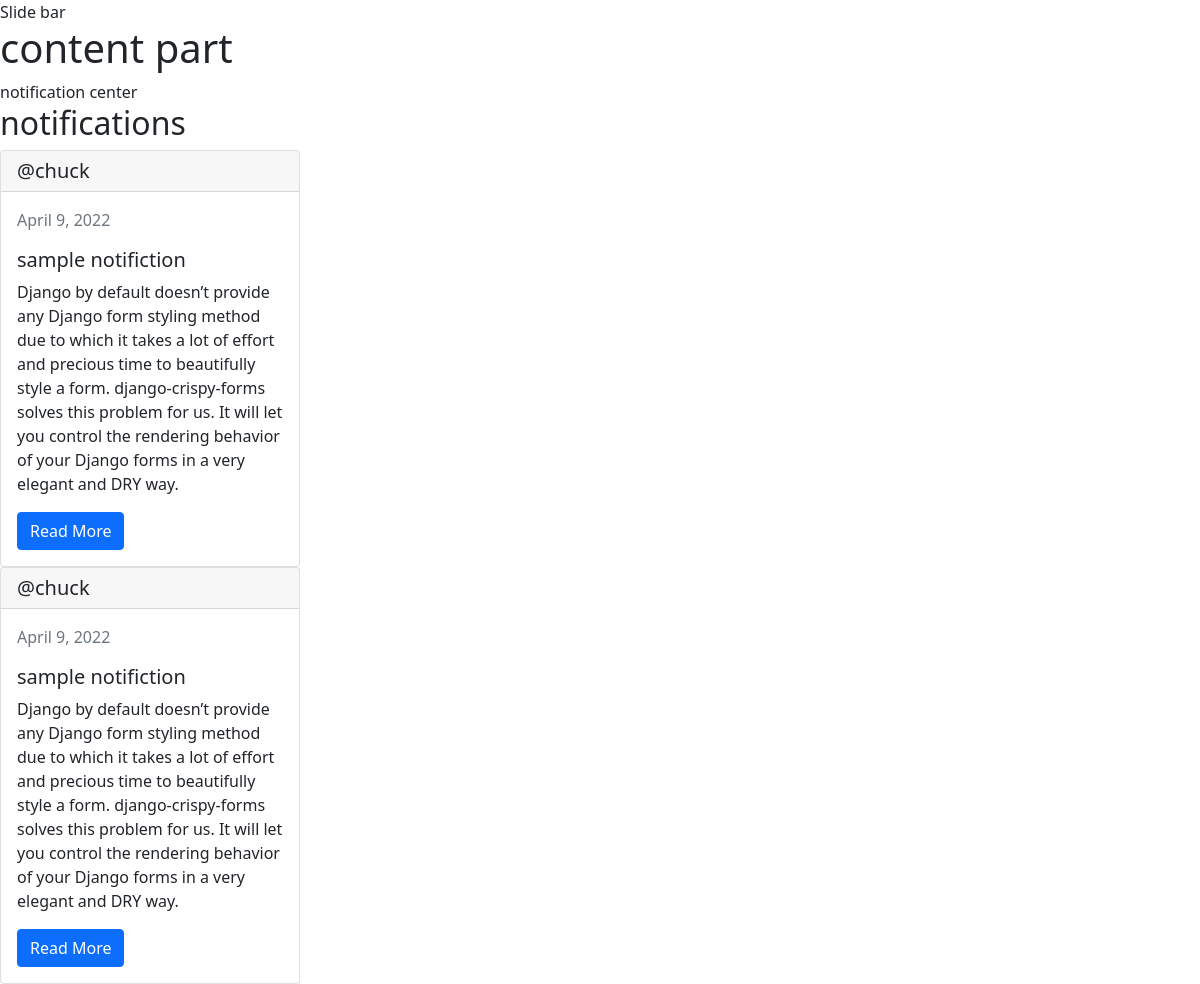
Screenshot of /user/send-notification/ with the database file from the repository.
### users/models.py (models this page shows)
class notifications(models.Model):
    user = models.ForeignKey(User,on_delete=models.CASCADE)
    header = models.CharField(max_length=255)
    content = models.TextField()
    created = models.DateField(auto_now_add=True)
    link = models.URLField()

### users/views.py (the view, shortened to what this page needs)
# urls.py: path('send-notification/',views.sendNotification)
def sendNotification(request):
    user = request.user
    data = notifications.objects.all().order_by('-created')
    return render(request,'create-notifications.html',{'data':data})

### users/templates/create-notifications.html (shortened to what this page needs)
{% extends 'index.html' %}
{% block views %}
notification center
<div><h2>notifications</h2>
    <div>
        {% for item in data %}
        <div class="card col-12 col-md-3">
            <h5 class="card-header">@{{item.user.first_name}}</h5>
            <div class="card-body">
                <p class="text-muted">{{item.created}}
              <h5 class="card-title">{{item.header}}</h5>
              <p class="card-text">{{item.content}}</p>
              <a href="{{item.link}}" class="btn btn-primary">Read More</a>
            </div>
          </div>
          {% endfor %}
    </div>
</div>
{% endblock views %}

### rows the page displays
notifications: user.first_name "chuck", created "April 9, 2022", header "sample notifiction", content "Django by default doesn’t provide any Django form styling method due to which it takes a lot of effort and precious time to beautifully style a form. django-crispy-forms solves this problem for us. It will let you control the rendering behavior of your Django forms in a very elegant and DRY way."
notifications: user.first_name "chuck", created "April 9, 2022", header "sample notifiction", content "Django by default doesn’t provide any Django form styling method due to which it takes a lot of effort and precious time to beautifully style a form. django-crispy-forms solves this problem for us. It will let you control the rendering behavior of your Django forms in a very elegant and DRY way."
